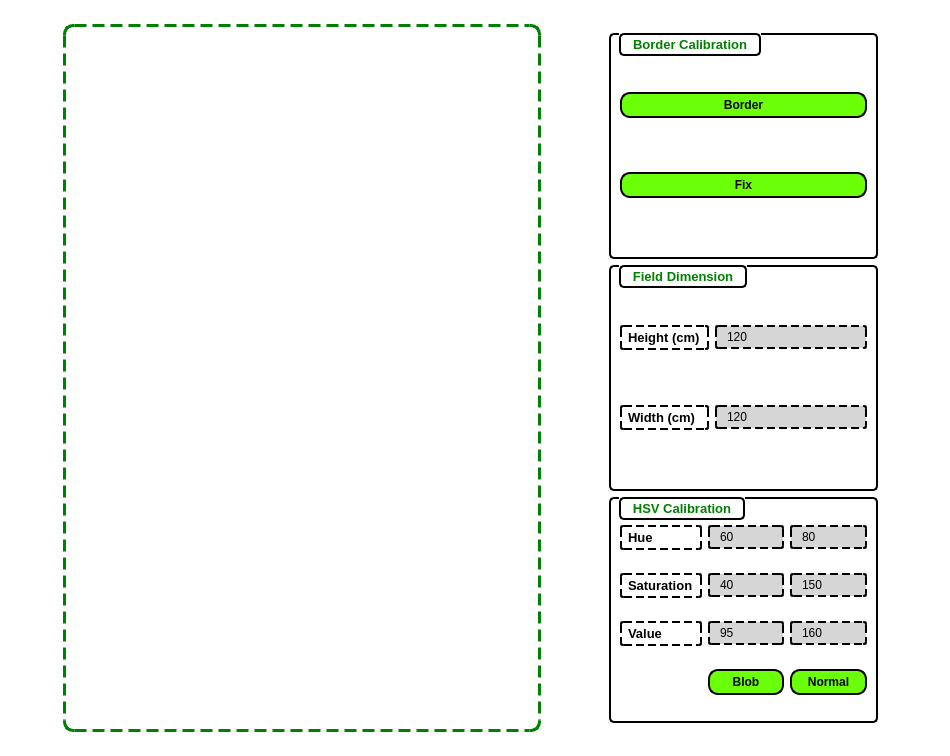
<?xml version="1.0" encoding="UTF-8"?>
<ui version="4.0">
 <class>MainWindow</class>
 <widget class="QMainWindow" name="MainWindow">
  <property name="geometry">
   <rect>
    <x>0</x>
    <y>0</y>
    <width>950</width>
    <height>756</height>
   </rect>
  </property>
  <property name="windowTitle">
   <string>MainWindow</string>
  </property>
  <property name="styleSheet">
   <string notr="true"/>
  </property>
  <widget class="QWidget" name="centralwidget">
   <property name="styleSheet">
    <string notr="true">background-color: white;</string>
   </property>
   <layout class="QGridLayout" name="gridLayout_3" rowstretch="10,10,10" columnstretch="1,10,1,6,1">
    <item row="0" column="0" colspan="5">
     <spacer name="verticalSpacer_2">
      <property name="orientation">
       <enum>Qt::Vertical</enum>
      </property>
      <property name="sizeHint" stdset="0">
       <size>
        <width>918</width>
        <height>1</height>
       </size>
      </property>
     </spacer>
    </item>
    <item row="1" column="0">
     <spacer name="horizontalSpacer">
      <property name="orientation">
       <enum>Qt::Horizontal</enum>
      </property>
      <property name="sizeHint" stdset="0">
       <size>
        <width>35</width>
        <height>698</height>
       </size>
      </property>
     </spacer>
    </item>
    <item row="1" column="1">
     <widget class="QLabel" name="label_image">
      <property name="styleSheet">
       <string notr="true">QLabel {
    border: 3px dashed green;
    border-radius: 10px;
}</string>
      </property>
      <property name="text">
       <string/>
      </property>
     </widget>
    </item>
    <item row="1" column="2">
     <spacer name="horizontalSpacer_4">
      <property name="orientation">
       <enum>Qt::Horizontal</enum>
      </property>
      <property name="sizeHint" stdset="0">
       <size>
        <width>44</width>
        <height>588</height>
       </size>
      </property>
     </spacer>
    </item>
    <item row="1" column="3">
     <widget class="QWidget" name="widget_config" native="true">
      <property name="styleSheet">
       <string notr="true">QGroupBox {
    border: 2px solid black;
	border-radius: 5px;
    margin-top: 1em;
	font: bold 13px;
}

QGroupBox::title {
	border: 2px solid black;
	border-radius: 5px;
	color: green;
    subcontrol-origin: margin;
    left: 10;
    padding: 2 10 2 10;
}

QLabel {
    border: 2px dashed black;
    padding: 3px;
    border-radius: 3px;
	font: bold 13px;
}

QLineEdit {
    border: 2px dashed black;
    border-radius: 3px;
    padding: 2 8px;
    background: rgb(214, 214, 214);
    selection-background-color: darkgray;
}

QPushButton {
    background-color: rgb(107, 255, 10);
    border: 2px solid black;
    border-radius: 10px;
    font: bold 12px;
    padding: 4px;
}
QPushButton:hover {
    background-color: rgb(15, 172, 0);
    border: 2px solid black;
    border-radius: 10px;
    font: bold 12px;
    padding: 4px;
}
QPushButton:pressed {
    background-color: rgb(15, 172, 0);
    border: 3px solid black;
    border-radius: 10px;
    font: bold 13px;
    padding: 4px;
}
</string>
      </property>
      <layout class="QVBoxLayout" name="verticalLayout_2">
       <item>
        <widget class="QGroupBox" name="groupBox">
         <property name="title">
          <string>Border Calibration</string>
         </property>
         <layout class="QVBoxLayout" name="verticalLayout">
          <item>
           <widget class="QPushButton" name="button_border">
            <property name="sizePolicy">
             <sizepolicy hsizetype="Preferred" vsizetype="Fixed">
              <horstretch>0</horstretch>
              <verstretch>0</verstretch>
             </sizepolicy>
            </property>
            <property name="text">
             <string>Border</string>
            </property>
           </widget>
          </item>
          <item>
           <widget class="QPushButton" name="button_fix">
            <property name="sizePolicy">
             <sizepolicy hsizetype="Preferred" vsizetype="Fixed">
              <horstretch>0</horstretch>
              <verstretch>0</verstretch>
             </sizepolicy>
            </property>
            <property name="text">
             <string>Fix</string>
            </property>
           </widget>
          </item>
         </layout>
        </widget>
       </item>
       <item>
        <widget class="QGroupBox" name="groupBox_2">
         <property name="title">
          <string>Field Dimension</string>
         </property>
         <layout class="QGridLayout" name="gridLayout">
          <item row="0" column="1">
           <widget class="QLineEdit" name="lineedit_height">
            <property name="text">
             <string>120</string>
            </property>
           </widget>
          </item>
          <item row="1" column="1">
           <widget class="QLineEdit" name="lineedit_width">
            <property name="text">
             <string>120</string>
            </property>
           </widget>
          </item>
          <item row="1" column="0">
           <widget class="QLabel" name="label_2">
            <property name="text">
             <string>Width (cm)</string>
            </property>
           </widget>
          </item>
          <item row="0" column="0">
           <widget class="QLabel" name="label">
            <property name="text">
             <string>Height (cm)</string>
            </property>
           </widget>
          </item>
         </layout>
        </widget>
       </item>
       <item>
        <widget class="QGroupBox" name="groupBox_3">
         <property name="title">
          <string>HSV Calibration</string>
         </property>
         <layout class="QGridLayout" name="gridLayout_2">
          <item row="1" column="0">
           <widget class="QLabel" name="label_4">
            <property name="text">
             <string>Saturation</string>
            </property>
           </widget>
          </item>
          <item row="2" column="2">
           <widget class="QLineEdit" name="lineedit_v_max">
            <property name="text">
             <string>160</string>
            </property>
           </widget>
          </item>
          <item row="1" column="1">
           <widget class="QLineEdit" name="lineedit_s_min">
            <property name="text">
             <string>40</string>
            </property>
           </widget>
          </item>
          <item row="2" column="1">
           <widget class="QLineEdit" name="lineedit_v_min">
            <property name="text">
             <string>95</string>
            </property>
           </widget>
          </item>
          <item row="0" column="2">
           <widget class="QLineEdit" name="lineedit_h_max">
            <property name="text">
             <string>80</string>
            </property>
           </widget>
          </item>
          <item row="3" column="1">
           <widget class="QPushButton" name="button_blob">
            <property name="sizePolicy">
             <sizepolicy hsizetype="Preferred" vsizetype="Fixed">
              <horstretch>0</horstretch>
              <verstretch>0</verstretch>
             </sizepolicy>
            </property>
            <property name="text">
             <string>Blob</string>
            </property>
           </widget>
          </item>
          <item row="2" column="0">
           <widget class="QLabel" name="label_5">
            <property name="text">
             <string>Value</string>
            </property>
           </widget>
          </item>
          <item row="1" column="2">
           <widget class="QLineEdit" name="lineedit_s_max">
            <property name="text">
             <string>150</string>
            </property>
           </widget>
          </item>
          <item row="3" column="0">
           <spacer name="horizontalSpacer_3">
            <property name="orientation">
             <enum>Qt::Horizontal</enum>
            </property>
            <property name="sizeHint" stdset="0">
             <size>
              <width>59</width>
              <height>20</height>
             </size>
            </property>
           </spacer>
          </item>
          <item row="0" column="0">
           <widget class="QLabel" name="label_3">
            <property name="text">
             <string>Hue</string>
            </property>
           </widget>
          </item>
          <item row="3" column="2">
           <widget class="QPushButton" name="button_normal">
            <property name="sizePolicy">
             <sizepolicy hsizetype="Preferred" vsizetype="Fixed">
              <horstretch>0</horstretch>
              <verstretch>0</verstretch>
             </sizepolicy>
            </property>
            <property name="text">
             <string>Normal</string>
            </property>
           </widget>
          </item>
          <item row="0" column="1">
           <widget class="QLineEdit" name="lineedit_h_min">
            <property name="text">
             <string>60</string>
            </property>
           </widget>
          </item>
         </layout>
        </widget>
       </item>
      </layout>
     </widget>
    </item>
    <item row="1" column="4">
     <spacer name="horizontalSpacer_2">
      <property name="orientation">
       <enum>Qt::Horizontal</enum>
      </property>
      <property name="sizeHint" stdset="0">
       <size>
        <width>35</width>
        <height>708</height>
       </size>
      </property>
     </spacer>
    </item>
    <item row="2" column="0" colspan="5">
     <spacer name="verticalSpacer">
      <property name="orientation">
       <enum>Qt::Vertical</enum>
      </property>
      <property name="sizeHint" stdset="0">
       <size>
        <width>218</width>
        <height>354</height>
       </size>
      </property>
     </spacer>
    </item>
   </layout>
  </widget>
 </widget>
 <resources/>
 <connections/>
</ui>
